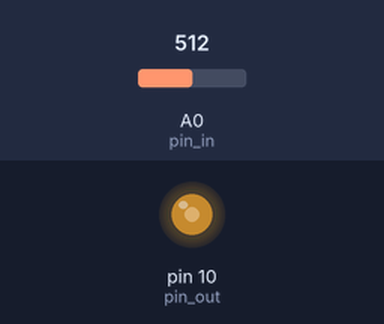
The sketch below on a simulated Arduino Uno, built with avr-gcc and run on an emulated ATmega328P. Shown: output pins drawn as LEDs (lit = HIGH). The test bench sets the inputs (shaded band); at power-on: A0 (pin_in) = 512.

Above: at 1.2 s.
1.3 s: A0 (pin_in) set to 716
At 2.0 s:
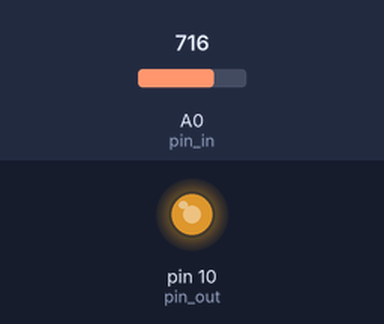
2.8 s: A0 (pin_in) set to 900
At 3.1 s:
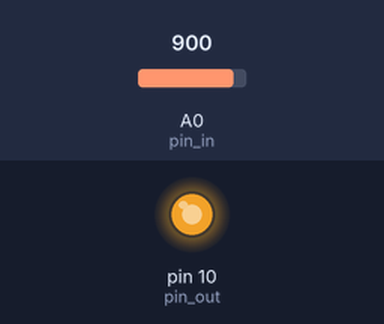
4.3 s: A0 (pin_in) set to 122
At 5.5 s:
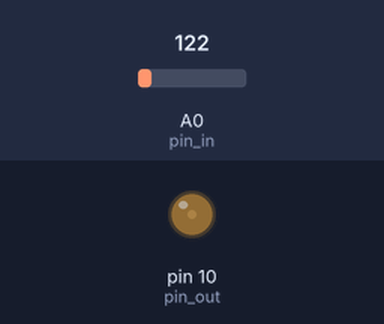
5.8 s: A0 (pin_in) set to 0
At 6.6 s:
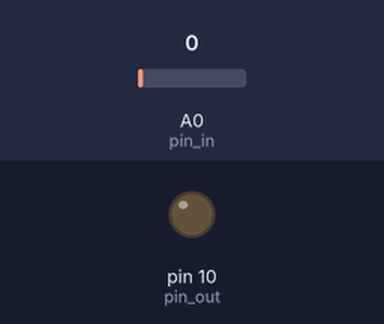
Timing chart, 0 to 8.8 s (numbered marks = the images above; inputs shaded):
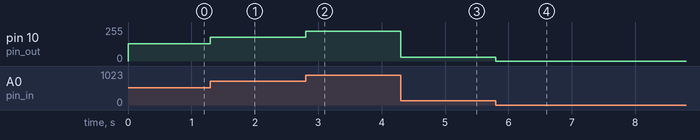

Measured:
- after the input at 1.3 s, pin 10 (pin_out): 128/255 → 179/255 at once
- after the input at 2.8 s, pin 10 (pin_out): 179/255 → 225/255 at once
- after the input at 4.3 s, pin 10 (pin_out): 225/255 → 30/255 at once
- after the input at 5.8 s, pin 10 (pin_out): 30/255 → 0/255 at once

The sketch:

Lab2_ArduinoFinal.ino
```cpp
//const int input = A0; // This is where the input is fed.
int pulse = 0; // Variable for saving pulses count.
int var = 0;
int digitalPin = 20;
char IncomingByte;

int val=0;
const int pin_in=A0;
int pin_out=10;
void setup() {
  // put your setup code here, to run once:
  TCCR2B = (TCCR2B & 0xF8) | 0x03;  //pg. 57
  //TCCR1B = (TCCR1B & 0xF8) | 0x02;  //pg. 57
  pinMode(pin_in, INPUT);
  attachInterrupt (digitalPinToInterrupt(digitalPin),pulse_counter,HIGH);
  Serial.begin(9600);
  //Serial.println(F("No pulses yet...")); // Message to send initially (no pulses detected yet).
}

void loop() {
  // put your main code here, to run repeatedly:

  val=analogRead(pin_in);
  val << 2;
  analogWrite(pin_out,val/4);

  //TCCR2B = TCCR2B & ~B00110000; //switch off output B
  //TCCR2B |= B00110000;  //switch on the B output with inverted output
  //analogWrite(pin_out,1023);
  if (Serial.available() > 0){
      IncomingByte=Serial.read();
      Serial.println(pulse);
  }

}

void pulse_counter()
  {

    pulse++;
   // while(Serial.available()) {
    //Serial.println(float(pulse),0);

    }
```
